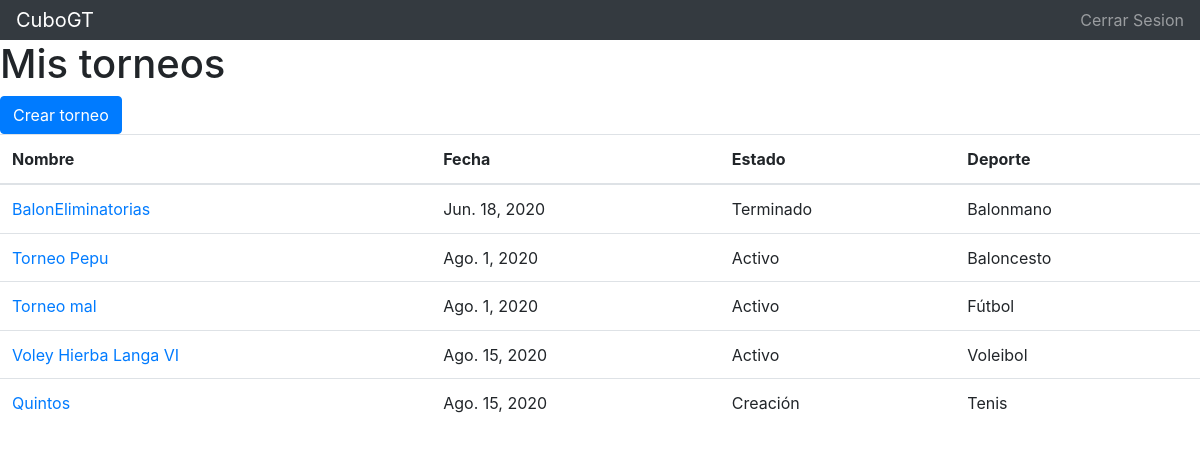
Page /es/gt/ (signed in) on the earlier database version.
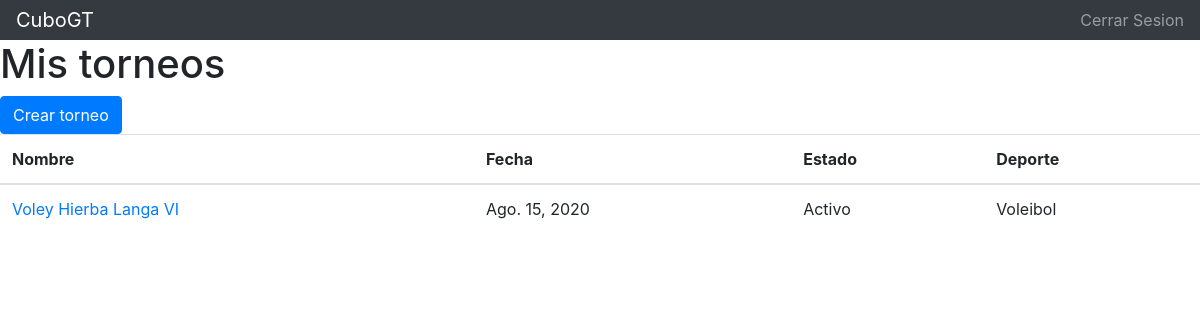
Same page on the later database version.
### cubogt/models.py (models this page shows, shortened)
class Torneo(models.Model):
	equipos = models.ManyToManyField('Equipo')
	deporte = models.ForeignKey('Deporte', on_delete=models.CASCADE)
	nombre = models.CharField(max_length=100)
	usuario = models.ForeignKey(User, on_delete=models.CASCADE)
	estado = models.IntegerField(choices=ESTADO_CHOICES, default=CREACION)
	fecha = models.DateField()
	descripcion = models.CharField(max_length=255, blank=True)
	numero_equipos_max = models.IntegerField(null=True, blank=True)
	UPD = models.DateTimeField(auto_now=True)
	NWD = models.DateTimeField(auto_now_add=True)
	class Meta:
		ordering = ["fecha"]

class Deporte(models.Model):
	nombre = models.CharField(max_length=15, choices=DeporteChoices.choices, default=DeporteChoices.VOLEIBOL)
	juego = models.BooleanField()
	set = models.BooleanField()
	punto = models.BooleanField(default=False)
	class Meta:
		ordering = ["nombre"]

### cubogt/views/torneo_views.py (the view)
# urls.py: path('', torneo_views.torneo_lista, name='index'),
def torneo_lista(request):
	mis_torneos_list = Torneo.objects.filter(usuario=request.user)
	return render(request, 'cubogt/torneos/lista_torneos.html', context={'mis_torneos_list': mis_torneos_list})

### cubogt/templates/cubogt/torneos/lista_torneos.html (shortened to what this page needs)
{% extends "cubogt/base/body/navbar_superior.html" %}
{% load i18n %}
{% block content_inferior %}
    <h1>{% trans "Mis torneos" %}</h1>
    <a href="{% url 'nuevo_torneo' %}">
        <button class="btn btn-primary">{% trans "Crear torneo" %}</button>
    </a>
    {% if mis_torneos_list %}
        <table class="table table-hover">
            <thead>
            <tr>
                <th>{% trans "Nombre" %}</th>
                <th>{% trans "Fecha" %}</th>
                <th>{% trans "Estado" %}</th>
                <th>{% trans "Deporte" %}</th>
            </tr>
            </thead>
            <tbody>
            {% for torneo in mis_torneos_list %}
                <tr>
                    <td><a class="torneo" href="{% url 'torneo' torneo.id %}">{{ torneo.nombre }}</a></td>
                    <td>{{ torneo.fecha }}</td>
                    <td>{{ torneo.get_estado_display }}</td>
                    <td>{{ torneo.deporte.get_nombre_display }}</td>
                <tr>
            {% endfor %}
            </tbody>
        </table>
    {% endif %}
{% endblock content_inferior %}

Differences in the rows shown:
removed Torneo: nombre "BalonEliminatorias", fecha "Jun. 18, 2020", estado "Terminado", deporte.nombre "Balonmano"
removed Torneo: nombre "Torneo Pepu", fecha "Ago. 1, 2020", estado "Activo", deporte.nombre "Baloncesto"
removed Torneo: nombre "Torneo mal", fecha "Ago. 1, 2020", estado "Activo", deporte.nombre "Fútbol"
removed Torneo: nombre "Quintos", fecha "Ago. 15, 2020", estado "Creación", deporte.nombre "Tenis"
